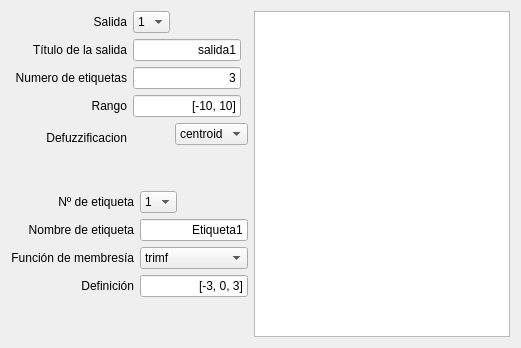
            <widget class="QWidget" name="salidasTab">
             <attribute name="title">
              <string>Salidas</string>
             </attribute>
             <layout class="QGridLayout" name="gridLayout_20">
              <item row="2" column="0">
               <layout class="QHBoxLayout" name="horizontalLayout_11">
                <item>
                 <layout class="QVBoxLayout" name="verticalLayout_14">
                  <item>
                   <widget class="QLabel" name="label_15">
                    <property name="sizePolicy">
                     <sizepolicy hsizetype="Preferred" vsizetype="Preferred">
                      <horstretch>0</horstretch>
                      <verstretch>0</verstretch>
                     </sizepolicy>
                    </property>
                    <property name="text">
                     <string>Nº de etiqueta</string>
                    </property>
                    <property name="alignment">
                     <set>Qt::AlignRight|Qt::AlignTrailing|Qt::AlignVCenter</set>
                    </property>
                   </widget>
                  </item>
                  <item>
                   <widget class="QLabel" name="label_16">
                    <property name="sizePolicy">
                     <sizepolicy hsizetype="Preferred" vsizetype="Preferred">
                      <horstretch>0</horstretch>
                      <verstretch>0</verstretch>
                     </sizepolicy>
                    </property>
                    <property name="text">
                     <string>Nombre de etiqueta</string>
                    </property>
                    <property name="alignment">
                     <set>Qt::AlignRight|Qt::AlignTrailing|Qt::AlignVCenter</set>
                    </property>
                   </widget>
                  </item>
                  <item>
                   <widget class="QLabel" name="label_17">
                    <property name="sizePolicy">
                     <sizepolicy hsizetype="Preferred" vsizetype="Preferred">
                      <horstretch>0</horstretch>
                      <verstretch>0</verstretch>
                     </sizepolicy>
                    </property>
                    <property name="text">
                     <string>Función de membresía</string>
                    </property>
                    <property name="alignment">
                     <set>Qt::AlignRight|Qt::AlignTrailing|Qt::AlignVCenter</set>
                    </property>
                   </widget>
                  </item>
                  <item>
                   <widget class="QLabel" name="label_18">
                    <property name="sizePolicy">
                     <sizepolicy hsizetype="Preferred" vsizetype="Preferred">
                      <horstretch>0</horstretch>
                      <verstretch>0</verstretch>
                     </sizepolicy>
                    </property>
                    <property name="text">
                     <string>Definición</string>
                    </property>
                    <property name="alignment">
                     <set>Qt::AlignRight|Qt::AlignTrailing|Qt::AlignVCenter</set>
                    </property>
                   </widget>
                  </item>
                 </layout>
                </item>
                <item>
                 <layout class="QVBoxLayout" name="verticalLayout_15">
                  <item>
                   <widget class="QComboBox" name="etiquetaNumOut">
                    <property name="sizePolicy">
                     <sizepolicy hsizetype="Fixed" vsizetype="Fixed">
                      <horstretch>0</horstretch>
                      <verstretch>0</verstretch>
                     </sizepolicy>
                    </property>
                    <property name="currentText">
                     <string notr="true">1</string>
                    </property>
                    <property name="currentIndex">
                     <number>0</number>
                    </property>
                    <property name="maxVisibleItems">
                     <number>50</number>
                    </property>
                    <property name="frame">
                     <bool>true</bool>
                    </property>
                    <item>
                     <property name="text">
                      <string>1</string>
                     </property>
                    </item>
                   </widget>
                  </item>
                  <item>
                   <widget class="FocusLineEdit" name="etiquetaNombreOut">
                    <property name="sizePolicy">
                     <sizepolicy hsizetype="Preferred" vsizetype="Fixed">
                      <horstretch>0</horstretch>
                      <verstretch>0</verstretch>
                     </sizepolicy>
                    </property>
                    <property name="text">
                     <string>Etiqueta1</string>
                    </property>
                    <property name="alignment">
                     <set>Qt::AlignRight|Qt::AlignTrailing|Qt::AlignVCenter</set>
                    </property>
                    <property name="placeholderText">
                     <string>Nombre de la etiqueta</string>
                    </property>
                   </widget>
                  </item>
                  <item>
                   <widget class="QComboBox" name="etiquetaMfOut">
                    <property name="sizePolicy">
                     <sizepolicy hsizetype="Preferred" vsizetype="Fixed">
                      <horstretch>0</horstretch>
                      <verstretch>0</verstretch>
                     </sizepolicy>
                    </property>
                    <property name="maxVisibleItems">
                     <number>12</number>
                    </property>
                    <property name="sizeAdjustPolicy">
                     <enum>QComboBox::AdjustToContentsOnFirstShow</enum>
                    </property>
                    <property name="frame">
                     <bool>true</bool>
                    </property>
                    <item>
                     <property name="text">
                      <string>trimf</string>
                     </property>
                    </item>
                    <item>
                     <property name="text">
                      <string>trapmf</string>
                     </property>
                    </item>
                    <item>
                     <property name="text">
                      <string>gaussmf</string>
                     </property>
                    </item>
                    <item>
                     <property name="text">
                      <string>gauss2mf</string>
                     </property>
                    </item>
                    <item>
                     <property name="text">
                      <string>smf</string>
                     </property>
                    </item>
                    <item>
                     <property name="text">
                      <string>zmf</string>
                     </property>
                    </item>
                    <item>
                     <property name="text">
                      <string>sigmf</string>
                     </property>
                    </item>
                    <item>
                     <property name="text">
                      <string>dsigmf</string>
                     </property>
                    </item>
                    <item>
                     <property name="text">
                      <string>psigmf</string>
                     </property>
                    </item>
                    <item>
                     <property name="text">
                      <string>pimf</string>
                     </property>
                    </item>
                    <item>
                     <property name="text">
                      <string>gbellmf</string>
                     </property>
                    </item>
                   </widget>
                  </item>
                  <item>
                   <widget class="FocusLineEdit" name="etiquetaDefinicionOut">
                    <property name="sizePolicy">
                     <sizepolicy hsizetype="Preferred" vsizetype="Fixed">
                      <horstretch>0</horstretch>
                      <verstretch>0</verstretch>
                     </sizepolicy>
                    </property>
                    <property name="text">
                     <string>[-3, 0, 3]</string>
                    </property>
                    <property name="alignment">
                     <set>Qt::AlignRight|Qt::AlignTrailing|Qt::AlignVCenter</set>
                    </property>
                    <property name="placeholderText">
                     <string>vector de la mf</string>
                    </property>
                   </widget>
                  </item>
                 </layout>
                </item>
               </layout>
              </item>
              <item row="0" column="0">
               <layout class="QHBoxLayout" name="horizontalLayout_10">
                <property name="sizeConstraint">
                 <enum>QLayout::SetFixedSize</enum>
                </property>
                <item>
                 <layout class="QVBoxLayout" name="verticalLayout_12">
                  <property name="sizeConstraint">
                   <enum>QLayout::SetDefaultConstraint</enum>
                  </property>
                  <item>
                   <widget class="QLabel" name="label_11">
                    <property name="sizePolicy">
                     <sizepolicy hsizetype="Preferred" vsizetype="Preferred">
                      <horstretch>0</horstretch>
                      <verstretch>0</verstretch>
                     </sizepolicy>
                    </property>
                    <property name="text">
                     <string>Salida</string>
                    </property>
                    <property name="alignment">
                     <set>Qt::AlignRight|Qt::AlignTrailing|Qt::AlignVCenter</set>
                    </property>
                   </widget>
                  </item>
                  <item>
                   <widget class="QLabel" name="label_12">
                    <property name="sizePolicy">
                     <sizepolicy hsizetype="Preferred" vsizetype="Preferred">
                      <horstretch>0</horstretch>
                      <verstretch>0</verstretch>
                     </sizepolicy>
                    </property>
                    <property name="text">
                     <string>Título de la salida</string>
                    </property>
                    <property name="alignment">
                     <set>Qt::AlignRight|Qt::AlignTrailing|Qt::AlignVCenter</set>
                    </property>
                   </widget>
                  </item>
                  <item>
                   <widget class="QLabel" name="label_13">
                    <property name="sizePolicy">
                     <sizepolicy hsizetype="Minimum" vsizetype="Preferred">
                      <horstretch>0</horstretch>
                      <verstretch>0</verstretch>
                     </sizepolicy>
                    </property>
                    <property name="text">
                     <string>Numero de etiquetas</string>
                    </property>
                    <property name="alignment">
                     <set>Qt::AlignRight|Qt::AlignTrailing|Qt::AlignVCenter</set>
                    </property>
                   </widget>
                  </item>
                  <item>
                   <widget class="QLabel" name="label_14">
                    <property name="sizePolicy">
                     <sizepolicy hsizetype="Preferred" vsizetype="Preferred">
                      <horstretch>0</horstretch>
                      <verstretch>0</verstretch>
                     </sizepolicy>
                    </property>
                    <property name="text">
                     <string>Rango</string>
                    </property>
                    <property name="alignment">
                     <set>Qt::AlignRight|Qt::AlignTrailing|Qt::AlignVCenter</set>
                    </property>
                   </widget>
                  </item>
                  <item>
                   <widget class="QLabel" name="label_19">
                    <property name="sizePolicy">
                     <sizepolicy hsizetype="Preferred" vsizetype="Preferred">
                      <horstretch>0</horstretch>
                      <verstretch>0</verstretch>
                     </sizepolicy>
                    </property>
                    <property name="text">
                     <string>Defuzzificacion</string>
                    </property>
                    <property name="alignment">
                     <set>Qt::AlignBottom|Qt::AlignRight|Qt::AlignTrailing</set>
                    </property>
                   </widget>
                  </item>
                 </layout>
                </item>
                <item>
                 <layout class="QVBoxLayout" name="verticalLayout_13">
                  <property name="sizeConstraint">
                   <enum>QLayout::SetFixedSize</enum>
                  </property>
                  <item>
                   <widget class="QComboBox" name="outputNumber">
                    <property name="sizePolicy">
                     <sizepolicy hsizetype="Fixed" vsizetype="Fixed">
                      <horstretch>0</horstretch>
                      <verstretch>0</verstretch>
                     </sizepolicy>
                    </property>
                    <property name="maxVisibleItems">
                     <number>50</number>
                    </property>
                    <item>
                     <property name="text">
                      <string>1</string>
                     </property>
                    </item>
                   </widget>
                  </item>
                  <item>
                   <widget class="FocusLineEdit" name="outputNombre">
                    <property name="sizePolicy">
                     <sizepolicy hsizetype="Fixed" vsizetype="Fixed">
                      <horstretch>0</horstretch>
                      <verstretch>0</verstretch>
                     </sizepolicy>
                    </property>
                    <property name="text">
                     <string>salida1</string>
                    </property>
                    <property name="alignment">
                     <set>Qt::AlignRight|Qt::AlignTrailing|Qt::AlignVCenter</set>
                    </property>
                    <property name="placeholderText">
                     <string>Titulo de la entrada</string>
                    </property>
                   </widget>
                  </item>
                  <item>
                   <widget class="FocusLineEdit" name="outputEtiquetasNum">
                    <property name="sizePolicy">
                     <sizepolicy hsizetype="Fixed" vsizetype="Fixed">
                      <horstretch>0</horstretch>
                      <verstretch>0</verstretch>
                     </sizepolicy>
                    </property>
                    <property name="text">
                     <string>3</string>
                    </property>
                    <property name="alignment">
                     <set>Qt::AlignRight|Qt::AlignTrailing|Qt::AlignVCenter</set>
                    </property>
                    <property name="placeholderText">
                     <string>Numero de etiquetas</string>
                    </property>
                   </widget>
                  </item>
                  <item>
                   <widget class="FocusLineEdit" name="outputRange">
                    <property name="sizePolicy">
                     <sizepolicy hsizetype="Fixed" vsizetype="Fixed">
                      <horstretch>0</horstretch>
                      <verstretch>0</verstretch>
                     </sizepolicy>
                    </property>
                    <property name="text">
                     <string>[-10, 10]</string>
                    </property>
                    <property name="alignment">
                     <set>Qt::AlignRight|Qt::AlignTrailing|Qt::AlignVCenter</set>
                    </property>
                    <property name="placeholderText">
                     <string>rango entre corchetes</string>
                    </property>
                   </widget>
                  </item>
                  <item alignment="Qt::AlignRight">
                   <widget class="QComboBox" name="defuzzMethodOut">
                    <property name="sizePolicy">
                     <sizepolicy hsizetype="Fixed" vsizetype="Fixed">
                      <horstretch>0</horstretch>
                      <verstretch>0</verstretch>
                     </sizepolicy>
                    </property>
                    <item>
                     <property name="text">
                      <string>centroid</string>
                     </property>
                    </item>
                    <item>
                     <property name="text">
                      <string>bisector</string>
                     </property>
                    </item>
                    <item>
                     <property name="text">
                      <string>mom</string>
                     </property>
                    </item>
                    <item>
                     <property name="text">
                      <string>som</string>
                     </property>
                    </item>
                    <item>
                     <property name="text">
                      <string>lom</string>
                     </property>
                    </item>
                   </widget>
                  </item>
                 </layout>
                </item>
               </layout>
              </item>
              <item row="3" column="0">
               <spacer name="verticalSpacer_4">
                <property name="orientation">
                 <enum>Qt::Vertical</enum>
                </property>
                <property name="sizeHint" stdset="0">
                 <size>
                  <width>20</width>
                  <height>40</height>
                 </size>
                </property>
               </spacer>
              </item>
              <item row="0" column="1" rowspan="4">
               <widget class="MlpWidget" name="outputgraphicsView"/>
              </item>
              <item row="1" column="0">
               <spacer name="verticalSpacer_7">
                <property name="orientation">
                 <enum>Qt::Vertical</enum>
                </property>
                <property name="sizeType">
                 <enum>QSizePolicy::Fixed</enum>
                </property>
                <property name="sizeHint" stdset="0">
                 <size>
                  <width>20</width>
                  <height>40</height>
                 </size>
                </property>
               </spacer>
              </item>
             </layout>
            </widget>
